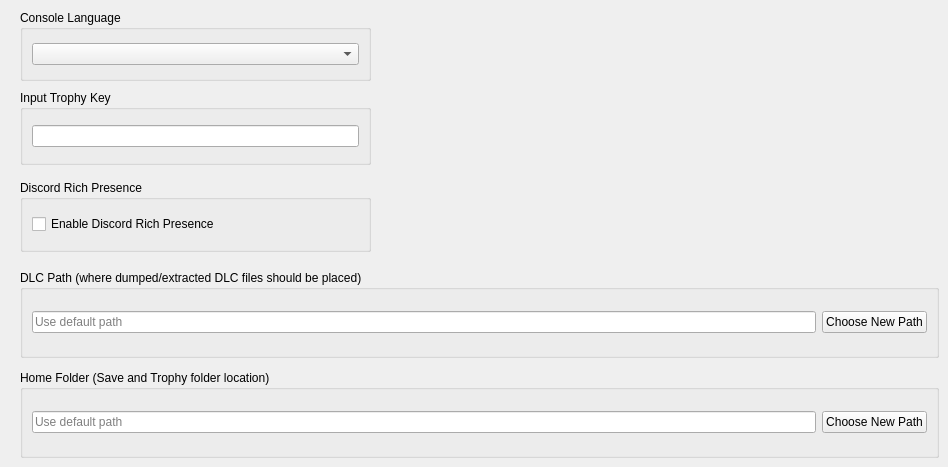
     <widget class="QWidget" name="GlobalTab">
      <attribute name="title">
       <string>Global Settings and Trophy Key</string>
      </attribute>
      <widget class="QGroupBox" name="HomeFolderGroupBox">
       <property name="geometry">
        <rect>
         <x>20</x>
         <y>370</y>
         <width>919</width>
         <height>88</height>
        </rect>
       </property>
       <property name="title">
        <string>Home Folder (Save and Trophy folder location)</string>
       </property>
       <layout class="QHBoxLayout" name="horizontalLayout_2">
        <item>
         <widget class="QLineEdit" name="HomePathLineEdit">
          <property name="readOnly">
           <bool>true</bool>
          </property>
          <property name="placeholderText">
           <string>Use default path</string>
          </property>
         </widget>
        </item>
        <item>
         <widget class="QPushButton" name="HomePathButton">
          <property name="text">
           <string>Choose New Path</string>
          </property>
         </widget>
        </item>
       </layout>
      </widget>
      <widget class="QGroupBox" name="trophyKeyGroupBox">
       <property name="geometry">
        <rect>
         <x>20</x>
         <y>90</y>
         <width>351</width>
         <height>75</height>
        </rect>
       </property>
       <property name="title">
        <string>Input Trophy Key</string>
       </property>
       <layout class="QVBoxLayout" name="verticalLayout_15">
        <item>
         <widget class="QLineEdit" name="trophyKeyLineEdit">
          <property name="minimumSize">
           <size>
            <width>0</width>
            <height>0</height>
           </size>
          </property>
         </widget>
        </item>
       </layout>
      </widget>
      <widget class="QGroupBox" name="SavePathGB_2">
       <property name="geometry">
        <rect>
         <x>20</x>
         <y>270</y>
         <width>919</width>
         <height>88</height>
        </rect>
       </property>
       <property name="title">
        <string>DLC Path (where dumped/extracted DLC files should be placed)</string>
       </property>
       <layout class="QHBoxLayout" name="horizontalLayout_3">
        <item>
         <widget class="QLineEdit" name="DLCPathLineEdit">
          <property name="readOnly">
           <bool>true</bool>
          </property>
          <property name="placeholderText">
           <string>Use default path</string>
          </property>
         </widget>
        </item>
        <item>
         <widget class="QPushButton" name="DlcPathButton">
          <property name="text">
           <string>Choose New Path</string>
          </property>
         </widget>
        </item>
       </layout>
      </widget>
      <widget class="QGroupBox" name="groupBox_2">
       <property name="geometry">
        <rect>
         <x>20</x>
         <y>180</y>
         <width>351</width>
         <height>72</height>
        </rect>
       </property>
       <property name="title">
        <string>Discord Rich Presence</string>
       </property>
       <layout class="QVBoxLayout" name="verticalLayout_12">
        <item>
         <widget class="QCheckBox" name="discordRPCCheckbox">
          <property name="text">
           <string notr="true">Enable Discord Rich Presence</string>
          </property>
         </widget>
        </item>
       </layout>
      </widget>
      <widget class="QGroupBox" name="consoleLanguageGroupBox">
       <property name="geometry">
        <rect>
         <x>20</x>
         <y>10</y>
         <width>351</width>
         <height>71</height>
        </rect>
       </property>
       <property name="sizePolicy">
        <sizepolicy hsizetype="Preferred" vsizetype="Fixed">
         <horstretch>0</horstretch>
         <verstretch>0</verstretch>
        </sizepolicy>
       </property>
       <property name="title">
        <string notr="true">Console Language</string>
       </property>
       <layout class="QVBoxLayout" name="settingsLayout">
        <item>
         <widget class="QComboBox" name="consoleLanguageComboBox"/>
        </item>
       </layout>
      </widget>
     </widget>
